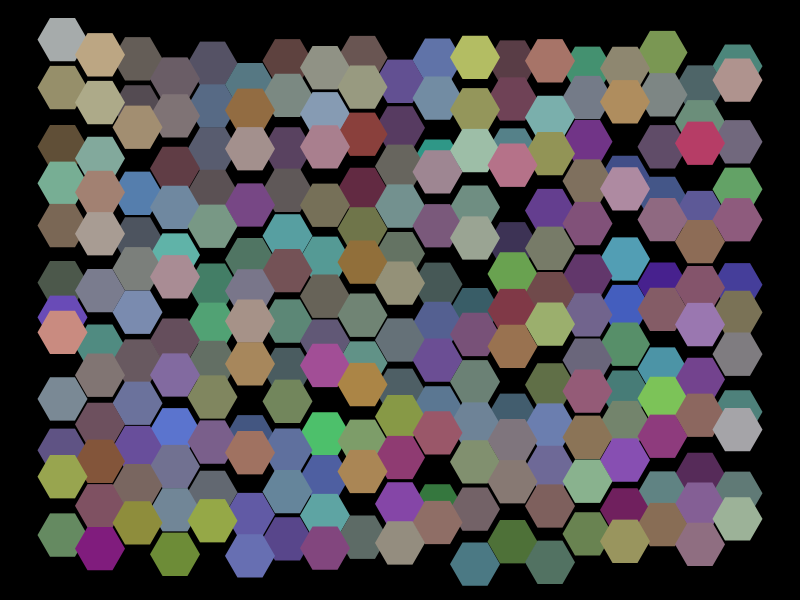
Frame 1 (no input)
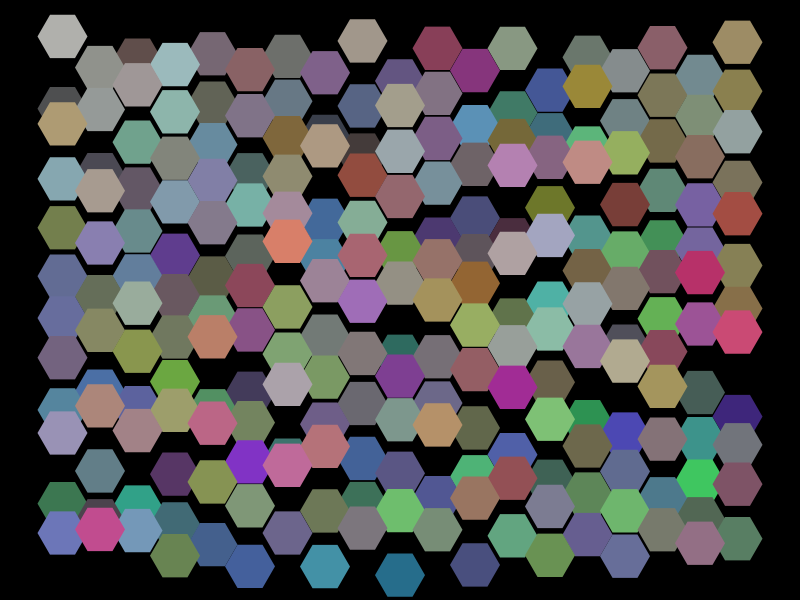
Frame 60 (the mouse pressed at the canvas centre just before this capture)
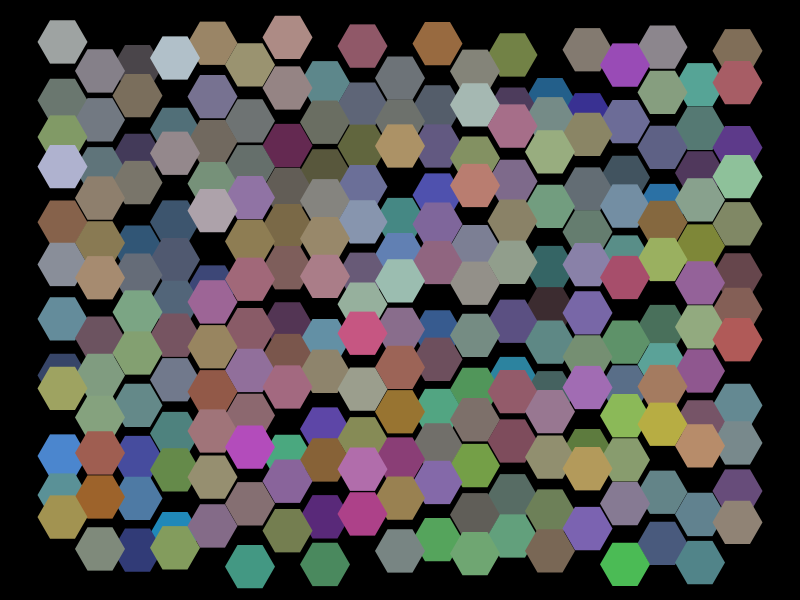
Frame 120 (the mouse held since frame 60 and released just before this capture)

The Processing sketch that drew these frames (run headless with seeded random() and noise(); from frame 60 on, the mouse is pressed at the canvas centre):

// Processing sketch: processing_58142
// ── processing_58142.pde

float hexSize = 25.0; // 15.0 - 40.0 (length of one hex side)
float margin =25.0; // 10.0 - 50.0 (minimum gap between hexes and edge of display)
float speed = 0.001; // 0.0 - 0.5 (the speed at which the perlin noise "goes by")
float noiseScale = 0.11; // 0.03 - 0.15 (the amount of perlin noisiness (or smoothness if you prefer))
float scaling = 3.0;
 
int cntW, cntH; //counts of displayed hexes (width and height)
float borderX, borderY; //size of gap between hexes and edge of display
float counter = 0.0; //simple counter for perlin noise
 
hexDef hd = new hexDef(hexSize); //figures and stores the hex dimensions
hexagon[][] hexes; //the displayed hexes
 
void setup() {
  size(800,600);
  smooth();
  noStroke();
  frameRate(10);
   
  //figure out hex counts and border sizes
  cntW = int((width - 2*margin - hd.ss) / (hd.side + hd.ss));
  cntH = int((height - 2*margin) / hd.ls - 1);
  borderX = (width - cntW*(hd.side + hd.ss) - hd.ss) / 2.0;
  borderY = (height - (cntH + 1)*hd.ls) / 2.0;
   
  //setup hexes
  hexes = new hexagon[cntW][cntH];
  for(int y = 0; y < cntH; y++)
    for(int x = y%2; x < cntW; x+=2)
      hexes[x][y] = new hexagon(x, y + 1);
}
 
void draw() {
  //main draw loop
  background(0);
  counter += speed;
  for(int y=0; y<cntH; y++)
    for(int x=y%2; x<cntW; x+=2)
      hexes[x][y].show();
}
 
class hexDef {
  float side, ss, ls, h, w, halfH, halfW, halfSide, offset, offsetBal;
  hexDef(float hexSide) {
    side = hexSide; //length of one hex side (in pixels)
    //if you picture each hex nestled in a rectangle of the same height and width, there would be
    //four right triangles *outside* the hex. I use the 30° angle (PI/6 radians) of those triangles
    //to figure up the lengths of the triangle's sides (thank you again, Pythagoras).
    ss = sin(PI/6)*side; //length of short side of triangle
    ls = cos(PI/6)*side; //length of long side of triangle
    h = ls*2.0; //total height of hex
    w = ss*2.0 + side; //total width of hex
    halfH = ls; //half of the hex's height (for drawing each hex from its center)
    halfW = w/2.0; //half of the hex's width (for drawing each hex from its center)
    halfSide = side/2.0; //half of one side (for drawing each hex from its center)
    offset = side * scaling; // maximum perlin offset
    offsetBal = offset/2.0; // offest balance - to keep the hex nicely centered
  }
}
 
class hexagon {
  PVector pos, sPos; 
  hexagon(float x, float y) {
    //I use PVectors to hold the real coordinates and screen coordinates of the hex,  but I never got
    //around to actually using them as vectors.
    pos = new PVector(x, y);
    sPos = new PVector(pos.x*(hd.side + hd.ss) + hd.ss + hd.halfSide + borderX, pos.y*(hd.ls) + borderY);
  }
   
  void show() {
    float c = noise(pos.x*noiseScale, (pos.y+counter)*noiseScale); //get this hex's perlin noise value
    noiseScale+=0.05;
    float c1 = noise(pos.x*noiseScale, (pos.y+counter)*noiseScale); 
    noiseScale+=0.05;
    float c2 = noise(pos.x*noiseScale, (pos.y+counter)*noiseScale); 
    fill(c*255,c1*255,c2*255); //c is always somewhere between 0 and 1, so we just multiply it by 255 for the grayscale
    pushMatrix();
      translate(sPos.x, sPos.y - c*hd.offset + hd.offsetBal); //translate to the hex's center
      beginShape();
      vertex(-hd.halfW, 0); //center left
      vertex(-hd.halfSide, -hd.halfH); //upper left
      vertex(hd.halfSide, -hd.halfH); //upper right
      vertex(hd.halfW, 0); //center right
      vertex(hd.halfSide, hd.halfH); //lower right
      vertex(-hd.halfSide, hd.halfH); //lower left
      endShape(CLOSE);
      fill(0);
    popMatrix();
  }
   
}
